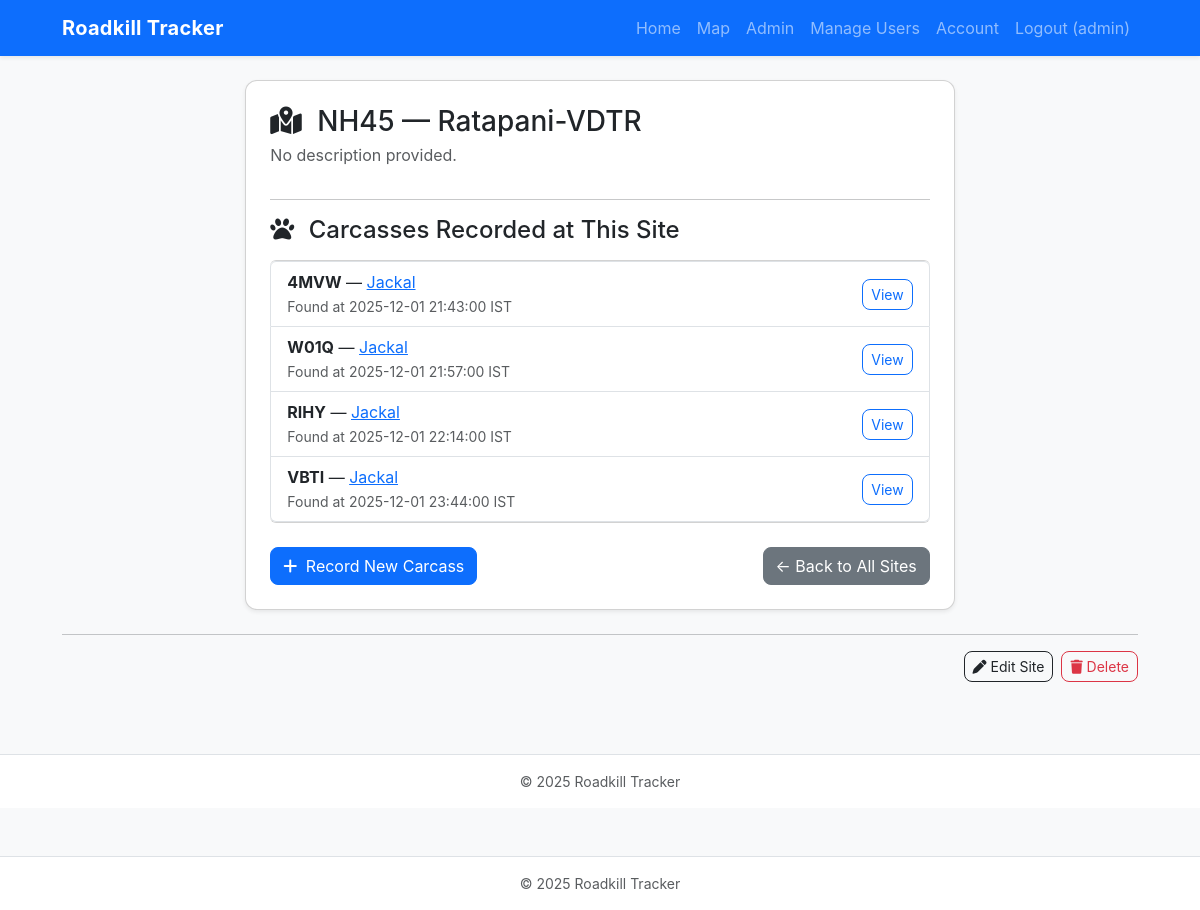
Page /site/1 (signed in) on the committed database.
### app.py (models this page shows)
class User(db.Model, UserMixin):
    id = db.Column(db.Integer, primary_key=True)
    username = db.Column(db.String(80), unique=True, nullable=False)
    pw_hash = db.Column(db.String(200), nullable=False)
    full_name = db.Column(db.String(120))
    email = db.Column(db.String(120))
    role = db.Column(db.String(50), default='collector')
    is_approved = db.Column(db.Boolean, default=False)

class Site(db.Model):
    id = db.Column(db.Integer, primary_key=True)
    name = db.Column(db.String(140), nullable=False)
    code = db.Column(db.String(20), nullable=False, unique=True)
    description = db.Column(db.Text)

class Carcass(db.Model):
    id = db.Column(db.Integer, primary_key=True)
    code = db.Column(db.String(4), unique=True, nullable=False)
    site_id = db.Column(db.Integer, db.ForeignKey('site.id'))
    reporter_id = db.Column(db.Integer, db.ForeignKey('user.id'))
    species = db.Column(db.String(140))
    animal_type = db.Column(db.String(50))
    datetime_found = db.Column(db.DateTime, default=ist_now)
    latitude = db.Column(db.Float)
    longitude = db.Column(db.Float)
    notes = db.Column(db.Text)
    site = db.relationship('Site')
    reporter = db.relationship('User')
    samples = db.relationship('Sample', backref='carcass', lazy=True)

### app.py (the view)
    @app.route('/site/<int:site_id>')
    @login_required
    def view_site(site_id):
        site = Site.query.get_or_404(site_id)
        carcasses = Carcass.query.filter_by(site_id=site_id).all()
        return render_template('view_site.html', site=site, carcasses=carcasses)

### app.py (called while the page is built)
@login_manager.user_loader
def load_user(user_id):
    try:
        return User.query.get(int(user_id))
    except Exception:
        return None

### templates/view_site.html
{% extends "base.html" %}
{% block content %}
<div class="row justify-content-center">
  <div class="col-lg-8">
    <div class="card shadow-sm p-4">
      <h3 class="mb-1">
        <i class="fa-solid fa-map-location-dot me-2"></i>
        {{ site.code }} — {{ site.name }}
      </h3>
      <p class="text-muted">
        {{ site.description or "No description provided." }}
      </p>
      <hr>
      <h4 class="mb-3">
        <i class="fa-solid fa-paw me-2"></i>
        Carcasses Recorded at This Site
      </h4>
      {% if carcasses %}
        <ul class="list-group mb-4">
          {% for c in carcasses %}
            <li class="list-group-item d-flex justify-content-between align-items-center">
              <div>
                <strong>{{ c.code }}</strong> —
                <a href="{{ url_for('view_carcass', carcass_id=c.id) }}">
                  {{ c.species or "Unknown species" }}
                </a>
                <br>
                <small class="text-muted">
                  Found at {{ c.datetime_found.strftime('%Y-%m-%d %H:%M:%S') }} IST
                </small>
              </div>
              <a href="{{ url_for('view_carcass', carcass_id=c.id) }}"
                 class="btn btn-sm btn-outline-primary">
                View
              </a>
            </li>
          {% endfor %}
        </ul>
      {% else %}
        <p class="text-muted">No carcasses recorded yet for this site.</p>
      {% endif %}
      <div class="d-flex justify-content-between">
        <a href="{{ url_for('new_carcass', site_id=site.id) }}"
           class="btn btn-primary">
          <i class="fa-solid fa-plus me-1"></i>
          Record New Carcass
        </a>
        <a class="btn btn-secondary"
           href="{{ url_for('index') }}">
          ← Back to All Sites
        </a>
      </div>
    </div>
  </div>
</div>
    {% if current_user.is_authenticated and current_user.role == 'admin' %}
      <hr class="mt-4">
      <div class="d-flex justify-content-end gap-2">
        <a href="{{ url_for('edit_site', site_id=site.id) }}" class="btn btn-sm btn-outline-dark"><i class="fa-solid fa-pen"></i> Edit Site</a>
        <form action="{{ url_for('delete_site', site_id=site.id) }}" method="POST" onsubmit="return confirm('Delete this Site?');">
          <button class="btn btn-sm btn-outline-danger"><i class="fa-solid fa-trash"></i> Delete</button>
        </form>
      </div>
    {% endif %}
{% endblock %}

### templates/base.html (shortened to what this page needs)
<!doctype html>
<html lang="en">
<head>
  <link href="https://cdn.jsdelivr.net/npm/bootstrap@5.3.3/dist/css/bootstrap.min.css" rel="stylesheet">
  <link href="https://cdnjs.cloudflare.com/ajax/libs/font-awesome/6.5.0/css/all.min.css" rel="stylesheet">
  <link rel="stylesheet" href="{{ url_for('static', filename='app.css') }}">
</head>
<body class="bg-light">
<nav class="navbar navbar-expand-lg navbar-dark bg-primary shadow-sm">
  <div class="container-lg">
    <a class="navbar-brand fw-bold" href="{{ url_for('index') }}">Roadkill Tracker</a>
    <div class="collapse navbar-collapse" id="navMenu">
      <ul class="navbar-nav ms-auto mb-2 mb-lg-0">
        <li class="nav-item"><a class="nav-link" href="{{ url_for('index') }}">Home</a></li>
        <li class="nav-item"><a class="nav-link" href="{{ url_for('map_view') }}">Map</a></li>
        {% if current_user.is_authenticated %}
          {% if current_user.role == 'admin' %}
            <li class="nav-item"><a class="nav-link" href="{{ url_for('admin_dashboard') }}">Admin</a></li>
            <li class="nav-item"><a class="nav-link" href="{{ url_for('manage_users') }}">Manage Users</a></li>
          {% endif %}
          <li class="nav-item"><a class="nav-link" href="{{ url_for('change_password') }}">Account</a></li>
          <li class="nav-item"><a class="nav-link" href="{{ url_for('logout') }}">Logout ({{ current_user.username }})</a></li>
        {% else %}
          <li class="nav-item"><a class="nav-link" href="{{ url_for('login') }}">Login</a></li>
        {% endif %}
      </ul>
    </div>
  </div>
</nav>
<div class="container-lg py-4">
  {% block content %}{% endblock %}
</div>
<footer class="bg-white border-top py-3 mt-5">
  <div class="container-lg text-center small text-muted">
    © {{ datetime.utcnow().year }} Roadkill Tracker
  </div>
</footer>
</body>
</html>
<footer class="bg-white border-top py-3 mt-5">
  <div class="container-lg text-center small text-muted">
    © {{ datetime.utcnow().year }} Roadkill Tracker
  </div>
</footer>
</body>
</html>

### static/app.css (style rules this page uses)
:root { --brand:#0d6efd; }
body { font-family: Inter, system-ui, -apple-system, 'Segoe UI', Roboto, 'Helvetica Neue', Arial; }
.navbar-brand { letter-spacing:0.3px }
.card { border-radius:12px }
.btn { border-radius:8px }
.container-lg { max-width:1100px }

### rows in the picture
User: username "admin"
Site: code "NH45", name "Ratapani-VDTR", description "No description provided."
Carcass: code "4MVW", species "Jackal", datetime_found "2025-12-01 21:43:00"
Carcass: code "W01Q", species "Jackal", datetime_found "2025-12-01 21:57:00"
Carcass: code "RIHY", species "Jackal", datetime_found "2025-12-01 22:14:00"
Carcass: code "VBTI", species "Jackal", datetime_found "2025-12-01 23:44:00"
